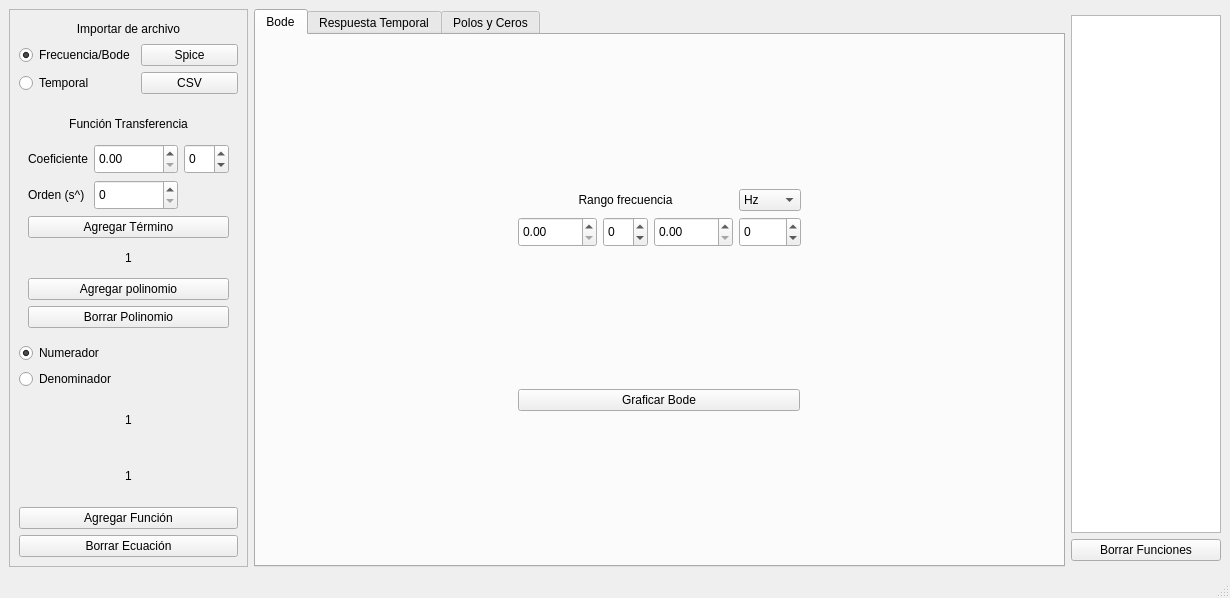
<?xml version="1.0" encoding="UTF-8"?>
<ui version="4.0">
 <class>MainWindow</class>
 <widget class="QMainWindow" name="MainWindow">
  <property name="geometry">
   <rect>
    <x>0</x>
    <y>0</y>
    <width>1230</width>
    <height>598</height>
   </rect>
  </property>
  <property name="windowTitle">
   <string>MainWindow</string>
  </property>
  <widget class="QWidget" name="centralwidget">
   <layout class="QGridLayout" name="gridLayout_2">
    <item row="2" column="2">
     <widget class="QListWidget" name="functionsList">
      <property name="minimumSize">
       <size>
        <width>150</width>
        <height>0</height>
       </size>
      </property>
      <property name="maximumSize">
       <size>
        <width>150</width>
        <height>600</height>
       </size>
      </property>
     </widget>
    </item>
    <item row="1" column="1" rowspan="4">
     <widget class="QTabWidget" name="plotWidget">
      <property name="minimumSize">
       <size>
        <width>800</width>
        <height>0</height>
       </size>
      </property>
      <property name="maximumSize">
       <size>
        <width>16777215</width>
        <height>16777215</height>
       </size>
      </property>
      <property name="currentIndex">
       <number>0</number>
      </property>
      <widget class="QWidget" name="tab">
       <attribute name="title">
        <string>Bode</string>
       </attribute>
       <layout class="QGridLayout" name="gridLayout_3">
        <item row="0" column="0">
         <layout class="QVBoxLayout" name="amplitudeBodePlot">
          <property name="sizeConstraint">
           <enum>QLayout::SetDefaultConstraint</enum>
          </property>
         </layout>
        </item>
        <item row="0" column="1" rowspan="2">
         <widget class="QWidget" name="visualConfWidget" native="true">
          <property name="minimumSize">
           <size>
            <width>200</width>
            <height>0</height>
           </size>
          </property>
          <property name="maximumSize">
           <size>
            <width>300</width>
            <height>16777215</height>
           </size>
          </property>
          <layout class="QGridLayout" name="gridLayout_11">
           <item row="3" column="0">
            <layout class="QGridLayout" name="gridLayout_19">
             <item row="1" column="1">
              <widget class="QSpinBox" name="minFreqMultiplier">
               <property name="minimumSize">
                <size>
                 <width>0</width>
                 <height>30</height>
                </size>
               </property>
               <property name="minimum">
                <number>-12</number>
               </property>
               <property name="maximum">
                <number>12</number>
               </property>
               <property name="singleStep">
                <number>3</number>
               </property>
              </widget>
             </item>
             <item row="1" column="0">
              <widget class="QDoubleSpinBox" name="minFreqValue">
               <property name="minimumSize">
                <size>
                 <width>0</width>
                 <height>30</height>
                </size>
               </property>
               <property name="maximum">
                <double>100000.000000000000000</double>
               </property>
              </widget>
             </item>
             <item row="1" column="2">
              <widget class="QDoubleSpinBox" name="maxFreqValue">
               <property name="minimumSize">
                <size>
                 <width>0</width>
                 <height>30</height>
                </size>
               </property>
               <property name="maximum">
                <double>100000.000000000000000</double>
               </property>
              </widget>
             </item>
             <item row="1" column="3">
              <widget class="QSpinBox" name="maxFreqMultiplier">
               <property name="minimumSize">
                <size>
                 <width>0</width>
                 <height>30</height>
                </size>
               </property>
               <property name="minimum">
                <number>-12</number>
               </property>
               <property name="maximum">
                <number>12</number>
               </property>
               <property name="singleStep">
                <number>3</number>
               </property>
               <property name="value">
                <number>0</number>
               </property>
              </widget>
             </item>
             <item row="0" column="3">
              <widget class="QComboBox" name="freqMode">
               <item>
                <property name="text">
                 <string>Hz</string>
                </property>
               </item>
               <item>
                <property name="text">
                 <string>Rad/s</string>
                </property>
               </item>
              </widget>
             </item>
             <item row="0" column="0" colspan="3">
              <widget class="QLabel" name="label_8">
               <property name="maximumSize">
                <size>
                 <width>16777215</width>
                 <height>16777215</height>
                </size>
               </property>
               <property name="text">
                <string>Rango frecuencia</string>
               </property>
               <property name="alignment">
                <set>Qt::AlignCenter</set>
               </property>
              </widget>
             </item>
            </layout>
           </item>
           <item row="4" column="0">
            <widget class="QPushButton" name="plotBodeButton">
             <property name="text">
              <string>Graficar Bode</string>
             </property>
            </widget>
           </item>
          </layout>
         </widget>
        </item>
        <item row="1" column="0">
         <layout class="QVBoxLayout" name="phaseBodePlot"/>
        </item>
       </layout>
      </widget>
      <widget class="QWidget" name="tab_2">
       <attribute name="title">
        <string>Respuesta Temporal</string>
       </attribute>
       <layout class="QGridLayout" name="gridLayout_4">
        <item row="0" column="0" rowspan="2">
         <widget class="QWidget" name="visualConfWidget_2" native="true">
          <property name="minimumSize">
           <size>
            <width>200</width>
            <height>0</height>
           </size>
          </property>
          <layout class="QGridLayout" name="gridLayout_13">
           <item row="0" column="1">
            <widget class="QWidget" name="widget_3" native="true">
             <property name="minimumSize">
              <size>
               <width>250</width>
               <height>200</height>
              </size>
             </property>
             <property name="maximumSize">
              <size>
               <width>300</width>
               <height>16777215</height>
              </size>
             </property>
             <layout class="QGridLayout" name="gridLayout_16">
              <item row="4" column="1">
               <widget class="QSpinBox" name="minTimeMultiplier">
                <property name="minimum">
                 <number>-12</number>
                </property>
                <property name="maximum">
                 <number>12</number>
                </property>
                <property name="singleStep">
                 <number>3</number>
                </property>
               </widget>
              </item>
              <item row="3" column="0">
               <widget class="QLabel" name="label_16">
                <property name="text">
                 <string>Rango de tiempo</string>
                </property>
               </widget>
              </item>
              <item row="5" column="1">
               <widget class="QSpinBox" name="maxTimeMultiplier">
                <property name="minimum">
                 <number>-12</number>
                </property>
                <property name="maximum">
                 <number>12</number>
                </property>
                <property name="singleStep">
                 <number>3</number>
                </property>
               </widget>
              </item>
              <item row="0" column="0" colspan="2">
               <widget class="QLabel" name="label_2">
                <property name="text">
                 <string>Configuración función</string>
                </property>
               </widget>
              </item>
              <item row="1" column="0" colspan="2">
               <widget class="QComboBox" name="entradaComboBox">
                <item>
                 <property name="text">
                  <string>Senoide</string>
                 </property>
                </item>
                <item>
                 <property name="text">
                  <string>Cuadrada</string>
                 </property>
                </item>
                <item>
                 <property name="text">
                  <string>Rampa</string>
                 </property>
                </item>
               </widget>
              </item>
              <item row="5" column="0">
               <widget class="QDoubleSpinBox" name="maxTimeValue">
                <property name="maximum">
                 <double>1000000000.000000000000000</double>
                </property>
               </widget>
              </item>
              <item row="6" column="0" colspan="2">
               <widget class="QPushButton" name="addTemporalFunctionButton">
                <property name="text">
                 <string>Agregar señal temporal</string>
                </property>
               </widget>
              </item>
              <item row="4" column="0">
               <widget class="QDoubleSpinBox" name="minTimeValue">
                <property name="maximum">
                 <double>1000000000.000000000000000</double>
                </property>
               </widget>
              </item>
              <item row="2" column="0" colspan="2">
               <widget class="QStackedWidget" name="entradaConfStacked">
                <property name="currentIndex">
                 <number>0</number>
                </property>
                <widget class="QWidget" name="ampFrecPage">
                 <layout class="QGridLayout" name="gridLayout_10">
                  <item row="3" column="1">
                   <widget class="QDoubleSpinBox" name="phaseSpinBox">
                    <property name="minimum">
                     <double>-360.000000000000000</double>
                    </property>
                    <property name="maximum">
                     <double>360.000000000000000</double>
                    </property>
                   </widget>
                  </item>
                  <item row="2" column="0">
                   <widget class="QLabel" name="label_5">
                    <property name="text">
                     <string>Offset [V]</string>
                    </property>
                   </widget>
                  </item>
                  <item row="0" column="0">
                   <widget class="QLabel" name="label_7">
                    <property name="text">
                     <string>Frecuencia [Hz]</string>
                    </property>
                   </widget>
                  </item>
                  <item row="2" column="2">
                   <widget class="QSpinBox" name="offsetMultiplier">
                    <property name="minimum">
                     <number>-12</number>
                    </property>
                    <property name="maximum">
                     <number>12</number>
                    </property>
                    <property name="singleStep">
                     <number>3</number>
                    </property>
                   </widget>
                  </item>
                  <item row="3" column="0">
                   <widget class="QLabel" name="label_13">
                    <property name="text">
                     <string>Fase [°]</string>
                    </property>
                   </widget>
                  </item>
                  <item row="2" column="1">
                   <widget class="QDoubleSpinBox" name="offsetDoubleBox"/>
                  </item>
                  <item row="0" column="1">
                   <widget class="QDoubleSpinBox" name="freqDoubleBox">
                    <property name="minimum">
                     <double>0.010000000000000</double>
                    </property>
                    <property name="maximum">
                     <double>10000000000.000000000000000</double>
                    </property>
                    <property name="value">
                     <double>1.000000000000000</double>
                    </property>
                   </widget>
                  </item>
                  <item row="0" column="2">
                   <widget class="QSpinBox" name="freqMultiplicador">
                    <property name="minimum">
                     <number>-12</number>
                    </property>
                    <property name="maximum">
                     <number>12</number>
                    </property>
                    <property name="singleStep">
                     <number>3</number>
                    </property>
                   </widget>
                  </item>
                  <item row="1" column="1">
                   <widget class="QDoubleSpinBox" name="amplitudeDoubleBox">
                    <property name="minimum">
                     <double>0.010000000000000</double>
                    </property>
                    <property name="maximum">
                     <double>10000000000.000000000000000</double>
                    </property>
                    <property name="value">
                     <double>1.000000000000000</double>
                    </property>
                   </widget>
                  </item>
                  <item row="1" column="2">
                   <widget class="QSpinBox" name="amplitudeMultiplicador">
                    <property name="minimum">
                     <number>-12</number>
                    </property>
                    <property name="maximum">
                     <number>12</number>
                    </property>
                    <property name="singleStep">
                     <number>3</number>
                    </property>
                   </widget>
                  </item>
                  <item row="1" column="0">
                   <widget class="QLabel" name="label_6">
                    <property name="text">
                     <string>Amplitud [V]</string>
                    </property>
                   </widget>
                  </item>
                  <item row="4" column="0">
                   <widget class="QLabel" name="label_14">
                    <property name="text">
                     <string>Duty Cycle [%]</string>
                    </property>
                   </widget>
                  </item>
                  <item row="5" column="0">
                   <widget class="QLabel" name="label_15">
                    <property name="text">
                     <string>Simetría [%] (rampa)</string>
                    </property>
                   </widget>
                  </item>
                  <item row="4" column="1">
                   <widget class="QDoubleSpinBox" name="dutyCycleDoubleBox">
                    <property name="maximum">
                     <double>100.000000000000000</double>
                    </property>
                   </widget>
                  </item>
                  <item row="5" column="1">
                   <widget class="QDoubleSpinBox" name="simetryDoubleBox">
                    <property name="maximum">
                     <double>100.000000000000000</double>
                    </property>
                   </widget>
                  </item>
                 </layout>
                </widget>
               </widget>
              </item>
             </layout>
            </widget>
           </item>
           <item row="1" column="1">
            <widget class="QPushButton" name="plotTemporalButton">
             <property name="text">
              <string>Graficar señales temporales</string>
             </property>
            </widget>
           </item>
           <item row="0" column="0" rowspan="2">
            <layout class="QVBoxLayout" name="temporalResponsePlot"/>
           </item>
          </layout>
         </widget>
        </item>
       </layout>
      </widget>
      <widget class="QWidget" name="tab_3">
       <attribute name="title">
        <string>Polos y Ceros</string>
       </attribute>
       <layout class="QGridLayout" name="gridLayout_5">
        <item row="0" column="0">
         <widget class="QWidget" name="zerosPolesPlot" native="true">
          <layout class="QGridLayout" name="gridLayout_9">
           <item row="0" column="0">
            <layout class="QVBoxLayout" name="polesZerosPlot"/>
           </item>
           <item row="0" column="1">
            <layout class="QVBoxLayout" name="verticalLayout_9">
             <item>
              <widget class="QPushButton" name="addPolesZeros">
               <property name="text">
                <string>Graficar Polos y Ceros</string>
               </property>
              </widget>
             </item>
            </layout>
           </item>
          </layout>
         </widget>
        </item>
       </layout>
      </widget>
     </widget>
    </item>
    <item row="1" column="0" rowspan="4">
     <widget class="QFrame" name="frame_2">
      <property name="minimumSize">
       <size>
        <width>0</width>
        <height>0</height>
       </size>
      </property>
      <property name="maximumSize">
       <size>
        <width>250</width>
        <height>9999999</height>
       </size>
      </property>
      <property name="frameShape">
       <enum>QFrame::StyledPanel</enum>
      </property>
      <property name="frameShadow">
       <enum>QFrame::Raised</enum>
      </property>
      <layout class="QGridLayout" name="gridLayout_6">
       <item row="2" column="1" rowspan="3">
        <widget class="QWidget" name="widget" native="true">
         <property name="maximumSize">
          <size>
           <width>16777215</width>
           <height>9999</height>
          </size>
         </property>
         <layout class="QGridLayout" name="gridLayout_7">
          <item row="11" column="0" colspan="3">
           <widget class="QPushButton" name="erasePolinomialButton">
            <property name="text">
             <string>Borrar Polinomio</string>
            </property>
           </widget>
          </item>
          <item row="6" column="0" colspan="3">
           <widget class="QLabel" name="currentPolLabel">
            <property name="minimumSize">
             <size>
              <width>0</width>
              <height>25</height>
             </size>
            </property>
            <property name="text">
             <string>1</string>
            </property>
            <property name="alignment">
             <set>Qt::AlignCenter</set>
            </property>
           </widget>
          </item>
          <item row="3" column="0">
           <widget class="QLabel" name="label_4">
            <property name="text">
             <string>Coeficiente</string>
            </property>
           </widget>
          </item>
          <item row="5" column="0" colspan="3">
           <widget class="QPushButton" name="addTermButton">
            <property name="text">
             <string>Agregar Término</string>
            </property>
           </widget>
          </item>
          <item row="10" column="0" colspan="3">
           <widget class="QPushButton" name="addPolinomialButton">
            <property name="text">
             <string>Agregar polinomio</string>
            </property>
           </widget>
          </item>
          <item row="4" column="1">
           <widget class="QSpinBox" name="ordenSpinbox">
            <property name="minimumSize">
             <size>
              <width>0</width>
              <height>30</height>
             </size>
            </property>
            <property name="maximumSize">
             <size>
              <width>16777215</width>
              <height>16777215</height>
             </size>
            </property>
            <property name="maximum">
             <number>1000000000</number>
            </property>
           </widget>
          </item>
          <item row="4" column="0">
           <widget class="QLabel" name="label_3">
            <property name="text">
             <string>Orden (s^)</string>
            </property>
           </widget>
          </item>
          <item row="3" column="2">
           <widget class="QSpinBox" name="coefMultiplier">
            <property name="minimumSize">
             <size>
              <width>0</width>
              <height>30</height>
             </size>
            </property>
            <property name="maximumSize">
             <size>
              <width>16777215</width>
              <height>16777215</height>
             </size>
            </property>
            <property name="minimum">
             <number>-12</number>
            </property>
            <property name="maximum">
             <number>12</number>
            </property>
            <property name="singleStep">
             <number>3</number>
            </property>
           </widget>
          </item>
          <item row="3" column="1">
           <widget class="QDoubleSpinBox" name="coefDoubleBox">
            <property name="minimumSize">
             <size>
              <width>0</width>
              <height>30</height>
             </size>
            </property>
            <property name="maximumSize">
             <size>
              <width>16777215</width>
              <height>16777215</height>
             </size>
            </property>
            <property name="maximum">
             <double>1000000000000.000000000000000</double>
            </property>
           </widget>
          </item>
          <item row="2" column="0" colspan="3">
           <widget class="QLabel" name="label">
            <property name="minimumSize">
             <size>
              <width>0</width>
              <height>0</height>
             </size>
            </property>
            <property name="maximumSize">
             <size>
              <width>16777215</width>
              <height>16777215</height>
             </size>
            </property>
            <property name="styleSheet">
             <string notr="true">font: 75 15pt &quot;MS Sans Serif&quot;;</string>
            </property>
            <property name="text">
             <string>Función Transferencia</string>
            </property>
            <property name="alignment">
             <set>Qt::AlignCenter</set>
            </property>
           </widget>
          </item>
         </layout>
        </widget>
       </item>
       <item row="6" column="1">
        <layout class="QVBoxLayout" name="verticalLayout_2">
         <item>
          <widget class="QLabel" name="numLabel">
           <property name="minimumSize">
            <size>
             <width>0</width>
             <height>50</height>
            </size>
           </property>
           <property name="text">
            <string>1</string>
           </property>
           <property name="alignment">
            <set>Qt::AlignCenter</set>
           </property>
          </widget>
         </item>
         <item>
          <widget class="QLabel" name="denLabel">
           <property name="minimumSize">
            <size>
             <width>0</width>
             <height>50</height>
            </size>
           </property>
           <property name="text">
            <string>1</string>
           </property>
           <property name="alignment">
            <set>Qt::AlignCenter</set>
           </property>
          </widget>
         </item>
         <item>
          <widget class="QPushButton" name="addFunctionButton">
           <property name="text">
            <string>Agregar Función</string>
           </property>
          </widget>
         </item>
         <item>
          <widget class="QPushButton" name="eraseEquationButton">
           <property name="text">
            <string>Borrar Ecuación</string>
           </property>
          </widget>
         </item>
        </layout>
       </item>
       <item row="5" column="1">
        <layout class="QVBoxLayout" name="verticalLayout">
         <item>
          <widget class="QRadioButton" name="numButton">
           <property name="text">
            <string>Numerador</string>
           </property>
           <property name="checked">
            <bool>true</bool>
           </property>
           <attribute name="buttonGroup">
            <string notr="true">buttonGroup_2</string>
           </attribute>
          </widget>
         </item>
         <item>
          <widget class="QRadioButton" name="denButton">
           <property name="text">
            <string>Denominador</string>
           </property>
           <attribute name="buttonGroup">
            <string notr="true">buttonGroup_2</string>
           </attribute>
          </widget>
         </item>
        </layout>
       </item>
       <item row="0" column="1">
        <layout class="QGridLayout" name="gridLayout_15">
         <item row="3" column="1">
          <widget class="QPushButton" name="spiceButton">
           <property name="text">
            <string>Spice</string>
           </property>
          </widget>
         </item>
         <item row="4" column="1">
          <widget class="QPushButton" name="csvButton">
           <property name="text">
            <string>CSV</string>
           </property>
          </widget>
         </item>
         <item row="3" column="0">
          <widget class="QRadioButton" name="frequencyButton">
           <property name="text">
            <string>Frecuencia/Bode</string>
           </property>
           <property name="checked">
            <bool>true</bool>
           </property>
           <attribute name="buttonGroup">
            <string notr="true">buttonGroup_4</string>
           </attribute>
          </widget>
         </item>
         <item row="4" column="0">
          <widget class="QRadioButton" name="temporalButton">
           <property name="text">
            <string>Temporal</string>
           </property>
           <attribute name="buttonGroup">
            <string notr="true">buttonGroup_4</string>
           </attribute>
          </widget>
         </item>
         <item row="0" column="0" colspan="2">
          <widget class="QLabel" name="label_10">
           <property name="maximumSize">
            <size>
             <width>16777215</width>
             <height>50</height>
            </size>
           </property>
           <property name="styleSheet">
            <string notr="true">font: 75 15pt &quot;MS Sans Serif&quot;;</string>
           </property>
           <property name="text">
            <string>Importar de archivo</string>
           </property>
           <property name="alignment">
            <set>Qt::AlignCenter</set>
           </property>
          </widget>
         </item>
        </layout>
       </item>
      </layout>
     </widget>
    </item>
    <item row="3" column="2">
     <widget class="QPushButton" name="deleteFunctionsButton">
      <property name="text">
       <string>Borrar Funciones</string>
      </property>
     </widget>
    </item>
   </layout>
  </widget>
  <widget class="QStatusBar" name="statusbar"/>
 </widget>
 <resources/>
 <connections/>
 <slots>
  <slot>prueba(bool)</slot>
 </slots>
 <buttongroups>
  <buttongroup name="buttonGroup"/>
  <buttongroup name="buttonGroup_2"/>
  <buttongroup name="buttonGroup_3"/>
  <buttongroup name="buttonGroup_4"/>
 </buttongroups>
</ui>
